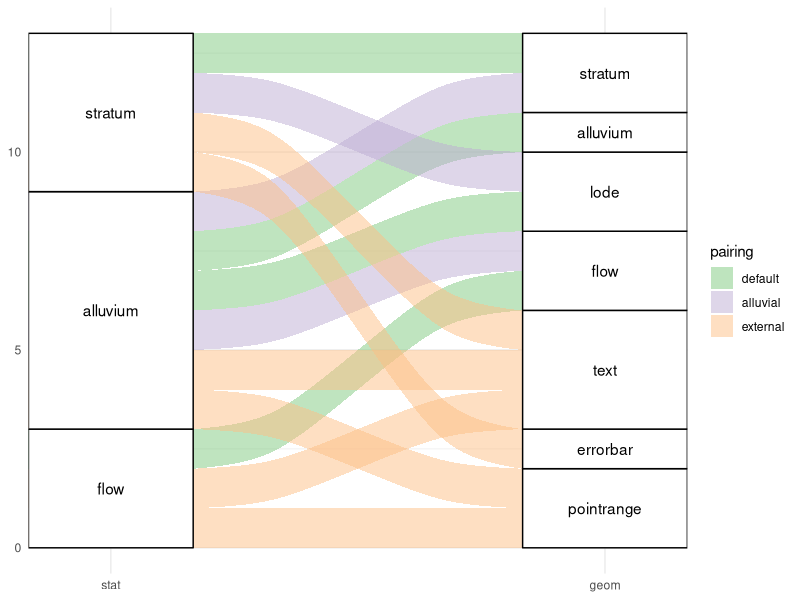

Here is the R script that generated this plot:
## ---- chunk 1
knitr::opts_chunk$set(
  collapse = TRUE,
  comment = "#>",
  fig.path = "paper/figures/"
)
## ---- chunk 2
library(ggalluvial)
combos <- data.frame(
  stat = c(
    rep("stratum", 2),
    rep("alluvium", 4),
    "flow",
    # text geom
    c("stratum", "alluvium", "flow"),
    # errorbar and pointrange geoms
    "stratum", "alluvium", "flow"
  ),
  geom = c(
    c("stratum", "lode"),
    c("stratum", "alluvium", "lode", "flow"),
    "flow",
    rep("text", 3),
    "errorbar", "pointrange", "pointrange"
  ),
  pairing = c(
    c("default", "alluvial"),
    c("alluvial", "default", "default", "alluvial"),
    "default",
    rep("external", 6)
  )
)
levs <- c("stratum", "alluvium", "lode", "flow",
          "text", "errorbar", "pointrange")
combos <- transform(
  combos,
  stat = factor(stat, levs),
  geom = factor(geom, levs),
  pairing = factor(pairing, c("default", "alluvial", "external"))
)
ggplot(combos, aes(axis1 = stat, axis2 = geom)) +
  scale_x_discrete(limits = c("stat", "geom"), expand = c(.1, .05)) +
  geom_alluvium(aes(fill = pairing)) +
  scale_fill_brewer(type = "qual") +
  geom_stratum() +
  geom_text(stat = "stratum", infer.label = TRUE) +
  theme_minimal()
